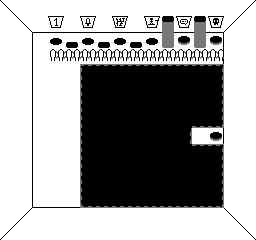

A 2D game scene composited from a Tiled map and its tileset images. What follows is a short description and the map's XML, with every tile layer's data as written:
An orthogonal 16x15 tile map with 16x16 px tiles, 2 tile layers (walls, level) and 7 objects (fence, pillar, walkable_1, walkable_2, hole_1, ...).

<map version="1.0" orientation="orthogonal" renderorder="right-down" width="16" height="15" tilewidth="16" tileheight="16" nextobjectid="35">
 <tileset firstgid="1" name="background" tilewidth="16" tileheight="16" tilecount="120" columns="12">
  <image source="tileset_background.png" width="192" height="160" />
 </tileset>
 <layer name="walls" width="16" height="15">
  <data encoding="csv">
37,38,39,76,76,76,76,76,76,76,76,76,76,41,42,43,
49,50,51,76,76,76,76,76,76,76,76,76,76,53,54,55,
61,62,63,64,64,64,64,64,64,64,64,64,64,65,66,67,
76,76,75,76,76,76,76,76,76,76,76,76,76,77,76,76,
76,76,75,76,76,76,76,76,76,76,76,76,76,77,76,76,
76,76,75,76,76,76,76,76,76,76,76,76,76,77,76,76,
76,76,75,76,76,76,76,76,76,76,76,76,76,77,76,76,
76,76,75,76,76,76,76,76,76,76,76,76,76,77,76,76,
76,76,75,76,76,76,76,76,76,76,76,76,76,77,76,76,
76,76,75,76,76,76,76,76,76,76,76,76,76,77,76,76,
76,76,75,76,76,76,76,76,76,76,76,76,76,77,76,76,
76,76,75,76,76,76,76,76,76,76,76,76,76,77,76,76,
85,86,87,88,88,88,88,88,88,88,88,88,88,89,90,91,
97,98,99,76,76,76,76,76,76,76,76,76,76,101,102,103,
109,110,111,76,76,76,76,76,76,76,76,76,76,113,114,115
</data>
 </layer>
 <layer name="level" width="16" height="15">
  <data encoding="csv">
0,0,0,0,0,0,0,0,0,0,0,0,0,0,0,0,
0,0,0,1,0,2,0,3,0,4,14,5,14,6,0,0,
0,0,0,25,27,25,27,25,27,25,26,13,26,13,0,0,
0,0,0,15,16,16,16,16,16,16,16,16,16,16,0,0,
0,0,0,0,0,44,45,45,45,45,45,45,45,46,0,0,
0,0,0,0,0,56,57,57,57,57,57,57,57,58,0,0,
0,0,0,0,0,56,57,57,57,57,57,57,57,58,0,0,
0,0,0,0,0,56,57,57,57,57,57,57,69,70,0,0,
0,0,0,0,0,56,57,57,57,57,57,58,76,13,0,0,
0,0,0,0,0,56,57,57,57,57,57,57,45,46,0,0,
0,0,0,0,0,56,57,57,57,57,57,57,57,58,0,0,
0,0,0,0,0,56,57,57,57,57,57,57,57,58,0,0,
0,0,0,0,0,68,69,69,69,69,69,69,69,70,0,0,
0,0,0,0,0,0,0,0,0,0,0,0,0,0,0,0,
0,0,0,0,0,0,0,0,0,0,0,0,0,0,0,0
</data>
 </layer>
 <objectgroup name="blockers">
  <object id="1" name="fence" x="48" y="48" width="176" height="16" />
  <object id="6" name="pillar" x="160" y="32" width="16" height="16" />
 </objectgroup>
 <objectgroup color="#73d216" name="interactive" />
 <objectgroup color="#729fcf" name="walkable">
  <object id="11" name="walkable_1" x="176" y="32" width="16" height="16" />
  <object id="31" name="walkable_2" x="208" y="128" width="16" height="16" />
  <object id="32" name="hole_1" x="80" y="64" width="144" height="64" />
  <object id="33" name="hole_2" x="80" y="144" width="144" height="64" />
  <object id="34" name="hole_3" x="80" y="128" width="112" height="16" />
 </objectgroup>
</map>